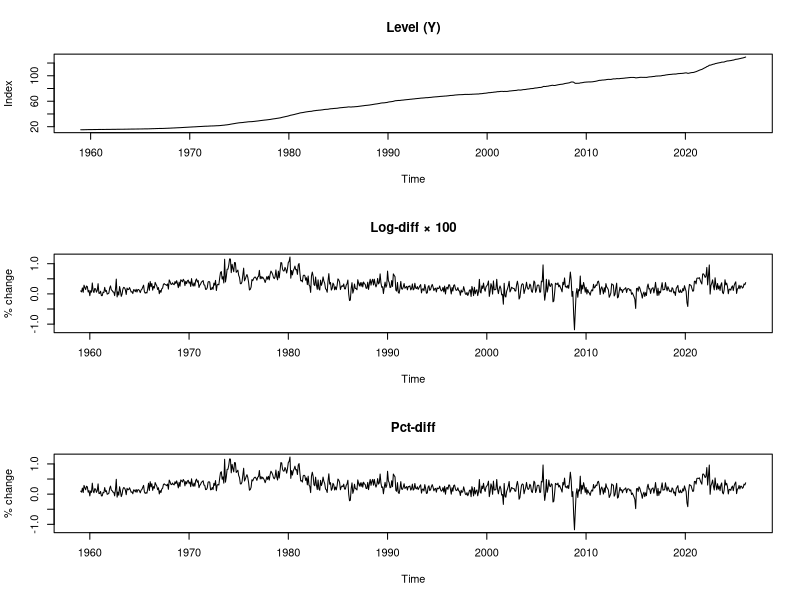
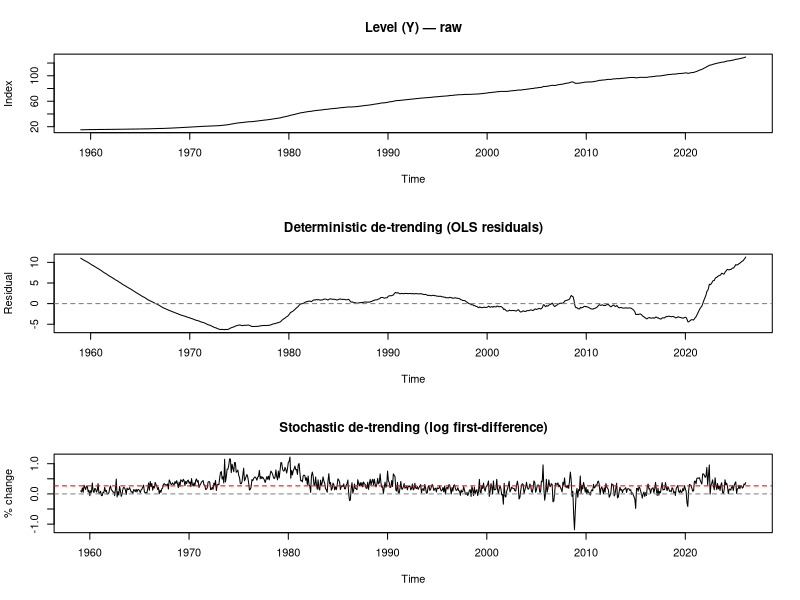

Recreate these plots in R, in order.
# 0. Libraries ----
library(tidyverse)
library(zoo)
library(tseries)
library(forecast)
library(lmtest)

# 1. Load ----
raw <- read_csv("PCEPI.csv") |>
  rename(date = observation_date, Y = PCEPI) |>
  mutate(date = as.Date(date))

glimpse(raw)        # 806 rows, 2 cols
range(raw$date)     # 1959-01-01 to 2026-02-01

# 2. Time series object ----
Y <- ts(raw$Y,
        start     = c(1959, 1),
        frequency = 12)

# 3. Transformations ----

## 3a. Tidy dataframe with log-diff and pct-diff
df <- tibble(
  date = raw$date,
  Y    = as.numeric(Y)
) |>
  mutate(
    y_logdiff = (log(Y) - log(lag(Y))) * 100,  # log-difference × 100
    y_pctdiff = (Y / lag(Y) - 1) * 100         # simple % change
  )

## 3b. ts versions for time series functions
y_logdiff <- diff(log(Y)) * 100
y_pctdiff <- (diff(Y) / stats::lag(Y, -1)) * 100

# 4. De-trending ----

## 4a. Deterministic: OLS on time index
t <- 1:length(Y)
trend_model    <- lm(Y ~ t)
Y_det_detrend  <- ts(residuals(trend_model),
                     start     = c(1959, 1),
                     frequency = 12)

## 4b. Stochastic: first difference (already in y_logdiff)
# y_logdiff IS the stochastic de-trending of log(Y)

# 5. Plots ----

## 5a. Level + transformations
par(mfrow = c(3, 1))
plot(Y,
     main = "Level (Y)", ylab = "Index")
plot(ts(df$y_logdiff[-1], start = c(1959, 2), frequency = 12),
     main = "Log-diff × 100", ylab = "% change")
plot(ts(df$y_pctdiff[-1], start = c(1959, 2), frequency = 12),
     main = "Pct-diff", ylab = "% change")

## 5b. De-trending comparison
par(mfrow = c(3, 1))
plot(Y,
     main = "Level (Y) — raw", ylab = "Index")
plot(Y_det_detrend,
     main = "Deterministic de-trending (OLS residuals)", ylab = "Residual")
abline(h = 0, col = "grey50", lty = 2)
plot(y_logdiff,
     main = "Stochastic de-trending (log first-difference)", ylab = "% change")
abline(h = 0, col = "grey50", lty = 2)

avg_change <- mean(y_logdiff)
abline(h = avg_change, col = "red", lty = 2)

# 6. AR(1) on log-differences ----

## 6a. Estimate
ar1 <- arima(y_logdiff, order = c(1, 0, 0))
summary(ar1)

## 6b. Extract key output
coeftest(ar1)          # t-stats and p-values — needs library(lmtest)
ar1$coef               # phi_1 and intercept
ar1$sigma2             # residual variance

## 6c. Test 2 transformations
# Step 1 — test log(Y): does the log-level need differencing?
adf.test(log(Y))        # expect FAIL to reject H0 → unit root present → difference

# Step 2 — test y_logdiff: did one difference fix it?
adf.test(y_logdiff)     # expect REJECT H0 → now stationary → stop here
